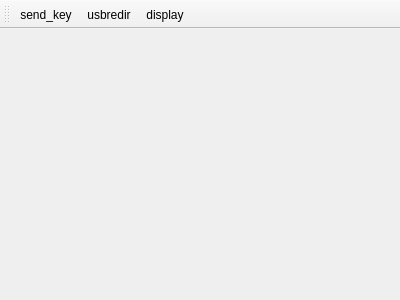
<?xml version="1.0" encoding="UTF-8"?>
<ui version="4.0">
 <class>SpiceWindow</class>
 <widget class="QMainWindow" name="SpiceWindow">
  <property name="geometry">
   <rect>
    <x>0</x>
    <y>0</y>
    <width>400</width>
    <height>300</height>
   </rect>
  </property>
  <property name="windowTitle">
   <string>SpiceWindow</string>
  </property>
  <widget class="QWidget" name="centralWidget"/>
  <widget class="QToolBar" name="ToolBar">
   <property name="layoutDirection">
    <enum>Qt::LeftToRight</enum>
   </property>
   <attribute name="toolBarArea">
    <enum>TopToolBarArea</enum>
   </attribute>
   <attribute name="toolBarBreak">
    <bool>false</bool>
   </attribute>
   <addaction name="actionsend_key"/>
   <addaction name="actionusbredir"/>
   <addaction name="actiondisplay"/>
  </widget>
  <action name="actiondisplay">
   <property name="icon">
    <iconset theme="diaplay" resource="res.qrc">
     <normaloff>:/icons/icons/diannaopcxianshiqi.png</normaloff>:/icons/icons/diannaopcxianshiqi.png</iconset>
   </property>
   <property name="text">
    <string>display</string>
   </property>
  </action>
  <action name="actionusbredir">
   <property name="icon">
    <iconset theme="usbredir" resource="res.qrc">
     <normaloff>:/icons/icons/USB.png</normaloff>:/icons/icons/USB.png</iconset>
   </property>
   <property name="text">
    <string>usbredir</string>
   </property>
  </action>
  <action name="actionsend_key">
   <property name="icon">
    <iconset theme="send_key" resource="res.qrc">
     <normaloff>:/icons/icons/key.png</normaloff>:/icons/icons/key.png</iconset>
   </property>
   <property name="text">
    <string>send_key</string>
   </property>
  </action>
 </widget>
 <layoutdefault spacing="6" margin="11"/>
 <resources>
  <include location="res.qrc"/>
 </resources>
 <connections/>
</ui>
